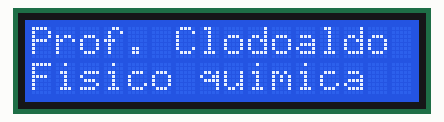
This sketch was run on a simulated Arduino Uno, built with avr-gcc and run on an emulated ATmega328P. Shown: 16×2 character LCD.

Above: at 0.1 s.
At 3.1 s:
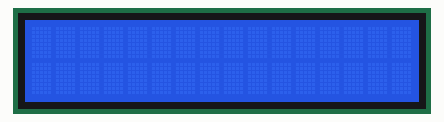

The sketch:

original.ino
```cpp
#include <Wire.h>
#include <LiquidCrystal_I2C.h>

LiquidCrystal_I2C lcd(0x27, 16, 2);

void setup() {
  lcd.init();
  lcd.backlight();
}

void loop() {
  lcd.clear();
  lcd.setCursor(0, 0);
  lcd.print("Prof. Clodoaldo");
  lcd.setCursor(0, 1);
  lcd.print("Fisico quimica");
  delay(3000);
  lcd.clear();
  delay(1000);
}

/*
  Atividade desenvolvida na disciplina de Físico-Química do Técnico em Química
  do IFSC Jaraguá do Sul, com o objetivo de criar uma célula galvânica caseira
  para ligar um dispositivo diferente de um LED.

  Para isso, foi feita uma bateria com 10 limões em série e depois 3 dessas em paralelo
  (para aumentar respectivamente, a tensão e a corrente) para poder energizar e acender um LCD 16x2 I2C.
*/
```

Measured:
- what the display in image 1 shows lasts 1.0 s, from 3.1 s to 4.1 s
